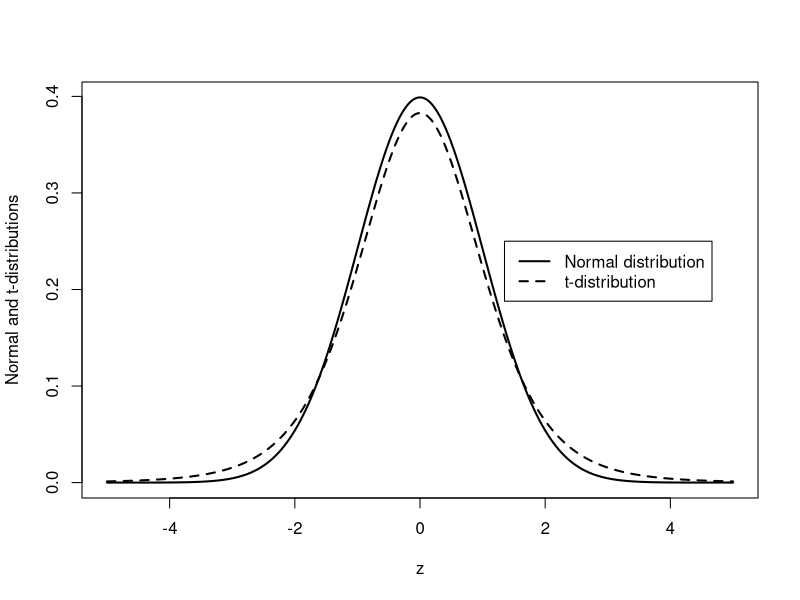

R code for this plot:
# Overlay the normal distribution and the t-distribution
# for a sample of n = 7, so 6 degrees of freedom.
n <- 7
z <- seq(-5, 5, 0.01)
prob.norm <- dnorm(z)
prob.t <- dt(z, df=n-1)

plot(z, prob.norm, type="l", ylab="Normal and t-distributions", lwd=2)
lines(z, prob.t, lty=8, lwd=2)  # dashed line
legend(x=1.35, y=0.25, legend=c("Normal distribution", "t-distribution"),
       lty=c(1,8), lwd=c(2,2))
